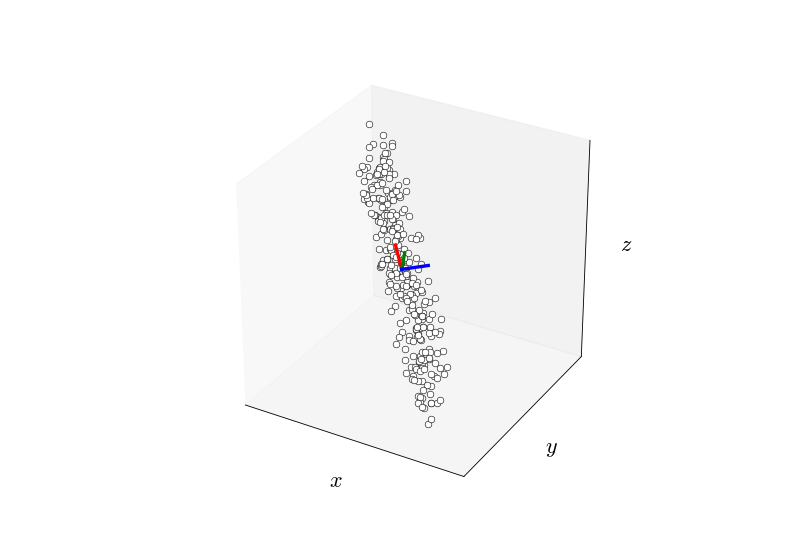

Here is the Python script that generated this plot:
from numpy import random

import matplotlib.pyplot as plt

from compas.numerical.xforms import rotation_matrix
from compas.numerical.transformations import transform

from compas.plotters.core.helpers import Axes3D
from compas.plotters.core.helpers import Cloud3D
from compas.plotters.core.helpers import Bounds
from compas.plotters.core.drawing import create_axes_3d

from compas.numerical.statistics import principal_components

data = random.rand(300, 3)
data[:, 0] *= 10.0
data[:, 1] *= 1.0
data[:, 2] *= 4.0

a = 3.14159 * 30.0 / 180
Ry = rotation_matrix(a, [0, 1.0, 0.0])

a = -3.14159 * 45.0 / 180
Rz = rotation_matrix(a, [0, 0, 1.0])

R = Rz.dot(Ry)

data = transform(data, R)

average, vectors, values = principal_components(data)

axes = create_axes_3d()

Bounds(data).plot(axes)
Cloud3D(data).plot(axes)
Axes3D(average, vectors).plot(axes)

plt.show()
